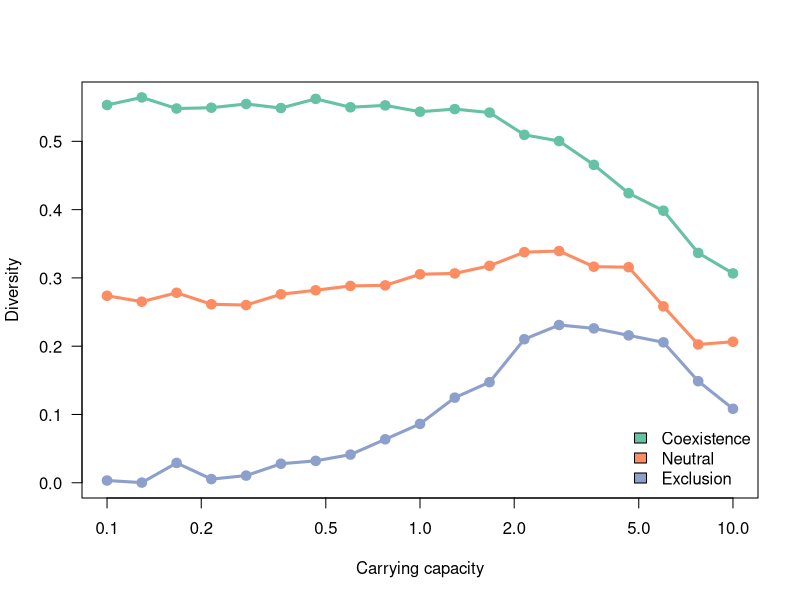

This chart was generated by the following R code:
d <- read.table("./figures/sm1.dat", h=T)
d <- aggregate(d, by=list(d$competition, d$K), mean)

library(RColorBrewer)

pdf("figures/carryingcapacity.pdf")

palette(brewer.pal(3, "Set2"))

plot(0, pch=NA, xlim=range(d$K), ylim=range(d$diversity),
      xlab = "Carrying capacity", ylab = "Diversity",
      las = 1, log='x')

i <- 1
for(comp in unique(d$competition)) {
  x <- subset(d, competition == comp)
  lines(diversity~K, x, col = i, type='o', pch=19, lwd=3)
  i <- i + 1
}

legend("bottomright", fill=c(1:3),
      legend=c("Coexistence", "Neutral", "Exclusion"),
      bty='n')

dev.off()
